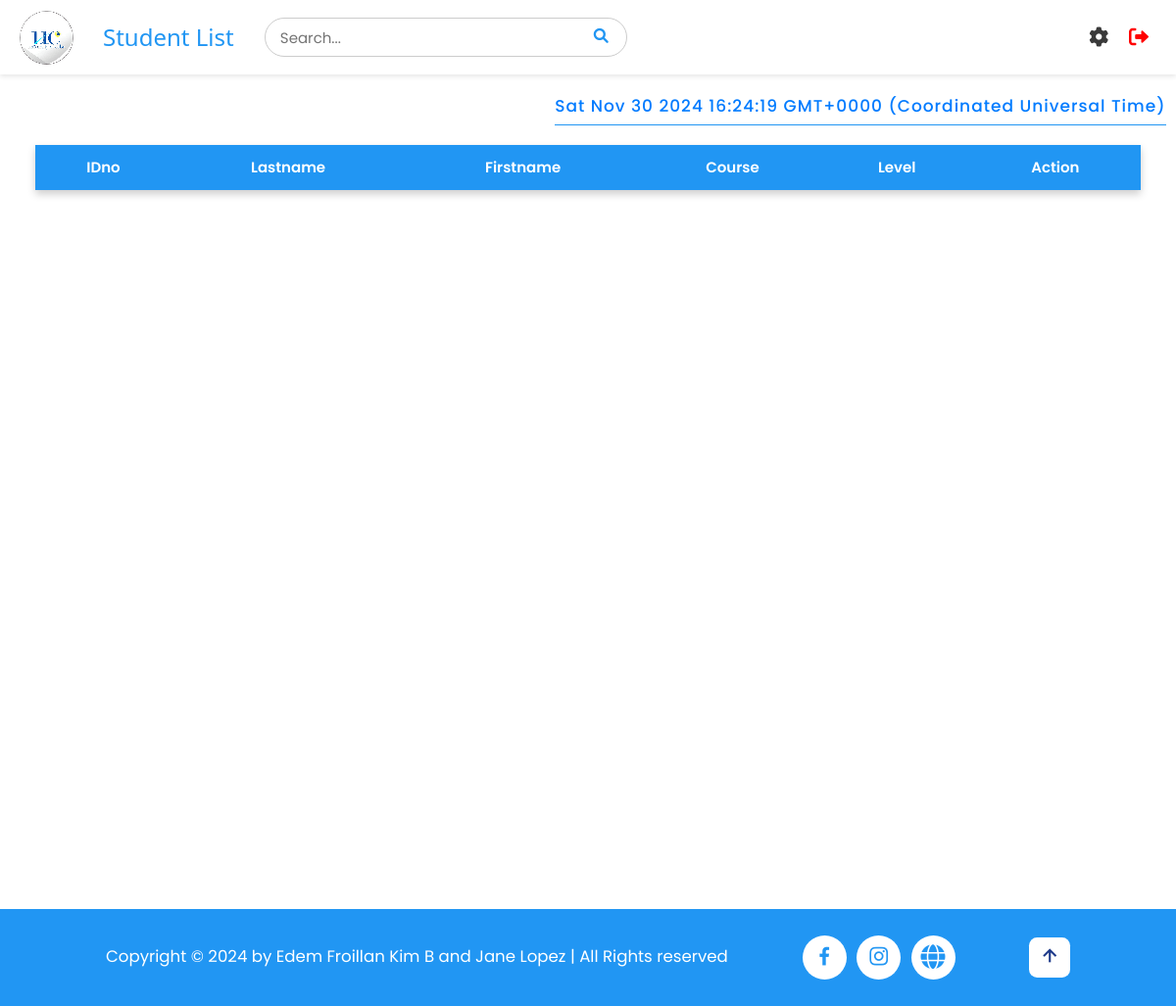
The page /students (signed in) on the database as committed earlier.
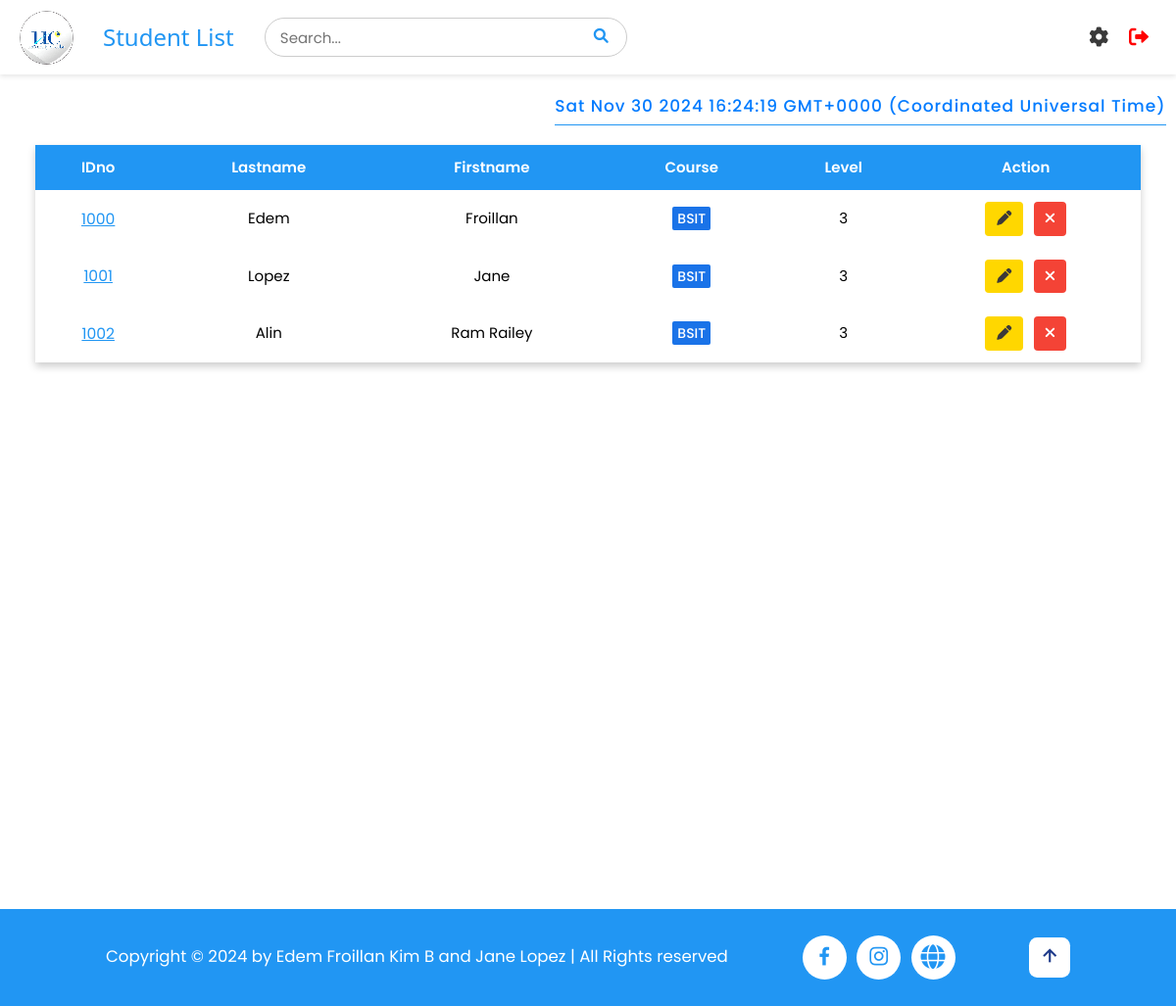
The same page on the database as committed later.
### tables this page shows
CREATE TABLE students (
                    id INTEGER PRIMARY KEY AUTOINCREMENT,
                    idno varchar(10) UNIQUE,
                    firstname varchar(50),
                    lastname varchar(50),
                    course varchar(10),
                    level varchar(5),
                    image TEXT,
                    qrcode TEXT
);

### app.py (the view)
@app.route('/students')
def student_list():
    if 'username' in session:
        pagetitle = "Student List"
        users = get_users()
        students = getall_records('students')
        return render_template('studentlist.html', data=students, pagetitle=pagetitle, users=users)
    else:
        flash("Please log in first!", "warning")
        return redirect(url_for('login'))

### app.py (called while the page is built)
@app.after_request
def after_request(response):
    response.headers['Cache-Control'] = 'no-store, no-cache, must-revalidate, post-check=0, pre-check=0, max-age=0'
    response.headers['Pragma'] = 'no-cache'
    response.headers['Expires'] = '-1'
    if hasattr(session, 'username') and 'username' not in session:
        response.headers['Cache-Control'] = 'no-store'
        response.headers['Pragma'] = 'no-cache'
        response.headers['Expires'] = '-1'
    return response

def get_users() -> object:
    return getall_records('students')

### dbhelper.py (called while the page is built)
def getprocess(sql: str, params=()) -> list:
    db = connect(database)
    cursor = db.cursor()
    cursor.row_factory = Row
    try:
        cursor.execute(sql, params)
        data = cursor.fetchall()
        return data
    finally:
        cursor.close()
        db.close()

def getall_records(table: str) -> list:
    sql = f'SELECT * FROM `{table}`'
    return getprocess(sql)

### templates/studentlist.html (shortened to what this page needs)
{% extends 'base.html' %}
{% block header %}
    {% include 'header.html' %}
{% endblock %}
{% block content %}
<div id="timestamp"></div>
<div class="full container" style="min-height: 100vh;">
<div id="main_container">
    <div class="w3-full" style="padding: 1rem 3%;">
        <div class="styled-table-wrapper">
            <table class="styled-table" id="table">
                <thead>
                    <tr id="tr1">
                        <th>IDno</th>
                        <th class="w3-hide-small">Lastname</th>
                        <th class="w3-hide-small">Firstname</th>
                        <th>Course</th>
                        <th>Level</th>
                        <th class="w3-center">Action</th>
                    </tr>
                </thead>
                <tbody>
                    {% for user in users %}
                    <tr id="tr2">
                        <td class="w3-center" data-cell="IDNO:" id="idno">
                            <a href="#" style="color: #2196F3; font-size: 1.5rem" onclick="viewStudent('{{ user['idno'] }}')">{{ user['idno'] }}</a>
                        </td>
                        <td class="w3-center w3-hide-small" data-cell="LASTNAME:">{{ user["lastname"] }}</td>
                        <td class="w3-center w3-hide-small" data-cell="FIRSTNAME:">{{ user["firstname"] }}</td>
                        <td class="w3-center" data-cell="COURSE:">
                            <span class="course-style course-{{ user['course']|lower }}">
                                {{ user["course"] }}
                            </span>
                        </td>
                        <td class="w3-center level-{{ user['level'] }}" data-cell="LEVEL:">{{ user["level"] }}</td>
                        <td class="w3-center" data-cell="ACTION:" style="display: flex; align-items: center; justify-content: center; gap: 1rem;">
                            <button class="w3-button edit-btn edit" onclick="openEditModal('{{ user['idno'] }}', '{{ user['lastname'] }}', '{{ user['firstname'] }}', '{{ user['course'] }}', '{{ user['level'] }}')">
                                <i class="fas fa-pen"></i>
                            </button>
                            <button class="w3-button w3-red delete-btn delete" onclick="openCustomAlert('{{ user['idno'] }}')">
                                <i class="fas fa-times"></i>
                            </button>
                        </td>
                    </tr>
                    {% endfor %}
                </tbody>
            </table>
        </div>
    </div>
</div>
</div>
{% endblock %}

### templates/base.html (shortened to what this page needs)
<!DOCTYPE html>
<html>
<head>
    <link rel='stylesheet' href="{{ url_for('static', filename='css/style.css') }}">
    <link rel="stylesheet" href="https://cdnjs.cloudflare.com/ajax/libs/font-awesome/6.0.0-beta3/css/all.min.css">
    <link href='https://unpkg.com/boxicons@2.1.4/css/boxicons.min.css' rel='stylesheet'>
</head>
<body>
    <div>
        {% block header %}{% endblock %}
        {% block content %}
        {% endblock %}
    </div>
 <footer class="footer">
        <div class="footer-text">
            <p>Copyright &copy; 2024 by Edem Froillan Kim B and Jane Lopez | All Rights reserved</p>
        </div>
        <div class="social-media">
            <a href="https://www.facebook.com/universityofcebuinc"><i class='bx bxl-facebook'></i></a>
            <a href="https://www.instagram.com/ucwebmaster"><i class='bx bxl-instagram'></i></a>
            <a href="https://www.universityofcebu.net/p/scholarship.html?m=1"><i class="fa-solid fa-globe"></i></a>
        </div>
        <div class="footer-iconTop">
            <a href="#home"><i class='bx bx-up-arrow-alt' ></i></a>
        </div>
    </footer>
</body>
</html>

### templates/header.html (shortened to what this page needs)
<div class="header">
    <div class="left-section">
        <img src="../static/images/logo.png" alt="Logo" id="logo">
        <h3 class="pagetitle">{{ pagetitle }}</h3>
        <div class="search" style="position: relative;">
        <input type="text" placeholder="Search..." id="search-bar">
        <button type="submit" id="search-button"><i class="fa fa-search"></i></button>
    </div>
    </div>
    <div class="menu" style="position: relative;">
    <i class="fa solid fa-gear" id="menu-icon"></i>
    <a href="/logout" id="logout">
        <i class="fa fa-sign-out-alt"></i>
    </a>
    </div>
</div>

### static/css/style.css (style rules this page uses)
html { box-sizing:border-box }
*,*:before,*:after { box-sizing:inherit }
html { -ms-text-size-adjust:100%;-webkit-text-size-adjust:100% }
body { margin:0 }
article,aside,details,figcaption,figure,footer,header,main,menu,nav,section { display:block }
a { background-color:transparent }
img { border-style:none }
button,input,select,textarea,optgroup { font:inherit;margin:0 }
button,input { overflow:visible }
button,select { text-transform:none }
button,[type=button],[type=reset],[type=submit] { -webkit-appearance:button }
html,body { font-family:Verdana,sans-serif;font-size:15px;line-height:1.5 }
html { overflow-x:hidden }
h3 { font-size:24px }
h1,h2,h3,h4,h5,h6 { font-family:"Segoe UI",Arial,sans-serif;font-weight:400;margin:10px 0 }
img { vertical-align:middle }
a { color:inherit }
.w3-btn,.w3-button { border:none;display:inline-block;padding:8px 16px;vertical-align:middle;overflow:hidden;text-decoration:none;color:inherit;background-color:inherit;text-align:center;cursor:pointer;white-space:nowrap }
.w3-btn,.w3-button { -webkit-touch-callout:none;-webkit-user-select:none;-khtml-user-select:none;-moz-user-select:none;-ms-user-select:none;user-select:none }
.w3-center { text-align:center!important }
.w3-red,.w3-hover-red:hover { color:#fff!important;background-color:#f44336!important }
img { image-rendering: pixelated; }
.header { display: flex; justify-content: space-between; align-items: center; padding: 10px 20px; background-color: #fff; box-shadow: 0 2px 5px rgba(0, 0, 0, 0.1); position: sticky; top: 0; z-index: 100; margin-bottom: 1rem; }
.left-section { display: flex; align-items: center; }
#logo { width: 55px; height: auto; margin-right: 10px; }
.pagetitle { margin-left: 20px; color: #2196F3; }
#search-bar { padding: 15px; margin-right: 10px; border-radius: 20px; border: 1px solid #ccc; margin-left: 3rem; width: 370px; height: 40px; }
#search-button { color: #2196F3; border: none; cursor: pointer; position: absolute; background: transparent; right: 23px; top: 7px; }
#logout { text-decoration: none; color: red; font-size: 20px; transition: color 0.3s ease; }
#logout i { margin-right: 8px; }
.navbar, #logout { position: sticky; top: 0; background-color: #fff; padding: 10px 0; z-index: 100; gap: 3rem; }
#timestamp { color: #007bff; font-size: 17px; font-weight: 500; text-align: center; padding: 5px 0; margin-top: 15px; letter-spacing: 1px; border-bottom: 1px solid #2196F3; width: fit-content; margin-left: auto; margin-right:1rem; }
* { font-family: "Poppins", sans-serif; }
.styled-table { width: 100%; border-collapse: collapse; margin-top: 10px; box-shadow: 0px 4px 8px rgba(0, 0, 0, 0.2); }
.styled-table th, .styled-table td { padding: 12px; }
.styled-table th { background-color: #2196F3; color: white; font-weight: 600; text-transform: capitalize; }
.styled-table .delete-btn { background-color: #ff4d4d; color: white; padding: 6px 12px; border: none; cursor: pointer; border-radius: 4px; }
.styled-table .edit-btn { background-color: #FFD700; color: rgb(60, 57, 57); padding: 6px 12px; border: none; cursor: pointer; border-radius: 4px; }
.styled-table .delete-btn i, .styled-table .edit-btn i { text-align: center; }
.menu { display: flex; align-items: center; gap: 2rem; }
#menu-icon { font-size: 20px; color: #3a3a3a; cursor: pointer; display: none; transition: transform 0.3s ease, color 0.3s ease; }
.footer { display: flex; justify-content: space-between; align-items: center; flex-wrap: wrap; padding: 2rem 9%; background: #2196F3; }
.footer-text p { font-size: 1.6rem; color: #fff; }
.footer-iconTop a { display: inline-flex; justify-content: center; align-items: center; padding: 0.8rem; background: #fff; border-radius: 0.8rem; transition: all 0.3s ease; text-decoration: none; color: #1E3A8A; }
.footer-iconTop a i { font-size: 2.4rem; color: #1E3A8A; }
.social-media { display: flex; gap: 1rem; justify-content: center; align-items: center; }
.social-media a { display: inline-flex; justify-content: center; align-items: center; width: 45px; height: 45px; background: #fff; color: #2196F3; font-size: 2.4rem; border-radius: 50%; transition: all 0.3s ease; text-decoration: none; }
.course-style { padding: 2px 5px; background: #8de02c; color: #fff; border-radius: 2px; font-size: 14px; font-weight: 500; }
.course-bsit { background-color: #1a73e8; }
@media (max-width: 1402px) { #menu-icon { display: block; } }

### templates/base.html (style rules this page uses)
html { font-size: 65%; }

Rows that differ between the two databases and show on the page:
added students: idno "1000", lastname "Edem", firstname "Froillan", course "BSIT", level "3"
added students: idno "1001", lastname "Lopez", firstname "Jane", course "BSIT", level "3"
added students: idno "1002", lastname "Alin", firstname "Ram Railey", course "BSIT", level "3"
